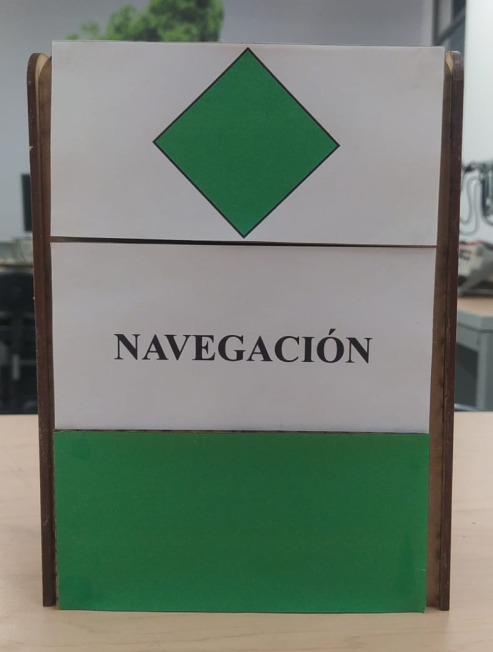
#> input picture Vision/Captura desde 2023-05-31 10-07-03.png, 493 x 652 px
$ python -i Vision_Actualizado.py   (imports and definitions only)
#> lines starting #> are read from the running program, lines starting #| are printed output that depends on the picture; after the words box and inside, x2 and y2 are one past the last pixel; in counts of white or black regions, pixels touching at a corner belong together
#> further down, picture is the input picture: shape (652, 493, 3); mean B, G, R 114.3, 126.3, 114.6
import os
import cv2
import numpy as np
import pytesseract
from PIL import Image
import matplotlib.pyplot as plt
import colorsys

def detecion_contornos(imagen):
    #Etapa de filtrado
    gris = cv2.cvtColor(imagen, cv2.COLOR_BGR2GRAY)
    desenfocado = cv2.GaussianBlur(gris, (5, 5), 0)

    # Aplicar el filtro de umbralización de Otsu
    _, thresh = cv2.threshold(desenfocado, 0, 255, cv2.THRESH_BINARY + cv2.THRESH_OTSU)

    #Deteccion de contornos
    contornos, jerarquia = cv2.findContours(thresh, cv2.RETR_CCOMP, cv2.CHAIN_APPROX_NONE)

    sorted_contours = sorted(contornos, key=cv2.contourArea, reverse=True)

    #contornos encontrados

    # Dibujar los contornos en la imagen
    #cv2.drawContours(regiones_copia, contornos, -1, (0, 0, 0), 2)

    # Mostrar la imagen con los contornos
    #cv2.imshow('Imagen con contornos', regiones_copia)

    return sorted_contours


def draw_rectangles(img):
    # Leer la imagen
    #img = cv2.imread(img_path)

    # Obtener dimensiones de la imagen
    height, width, _ = img.shape
#> height = 652; width = 493

    # Definir los rectángulos
    top_rect = [int(width * 0.15), int(height * 0.06), int(width * 0.7), int(height * 0.32)]
#> top_rect = [73, 39, 345, 208]
    mid_rect = [int(width * 0.15), int(height * 0.4), int(width * 0.7), int(height * 0.22)]
#> mid_rect = [73, 260, 345, 143]
    bot_rect = [int(width * 0.15), int(height * 0.7), int(width * 0.7), int(height * 0.2)]
#> bot_rect = [73, 456, 345, 130]

    # Dibujar los rectángulos
    cv2.rectangle(img, (top_rect[0], top_rect[1]), (top_rect[0] + top_rect[2], top_rect[1] + top_rect[3]), (255, 0, 0), 2)
    cv2.rectangle(img, (mid_rect[0], mid_rect[1]), (mid_rect[0] + mid_rect[2], mid_rect[1] + mid_rect[3]), (0, 255, 0), 2)
    cv2.rectangle(img, (bot_rect[0], bot_rect[1]), (bot_rect[0] + bot_rect[2], bot_rect[1] + bot_rect[3]), (0, 0, 255), 2)
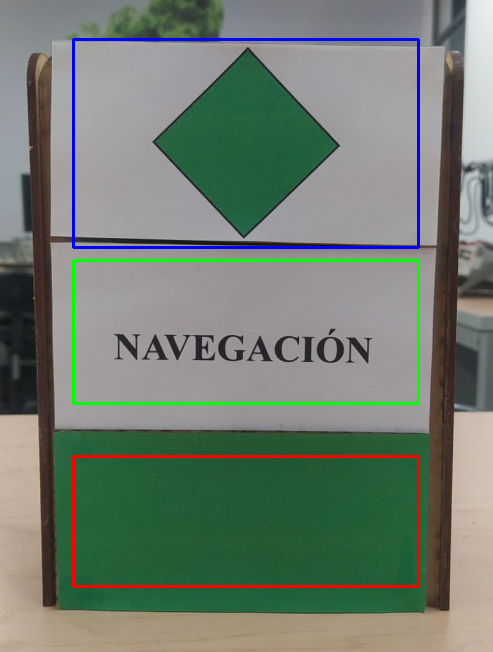
#> img: shape (652, 493, 3); mean B, G, R 113.6, 125, 113.7


     # Recortar y guardar las áreas dentro de los rectángulos
    top_crop = img[top_rect[1]:top_rect[1] + top_rect[3], top_rect[0]:top_rect[0] + top_rect[2]]
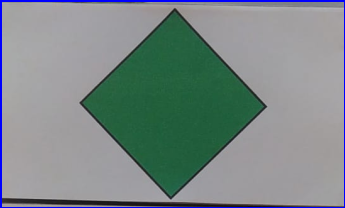
#> top_crop: shape (208, 345, 3); mean B, G, R 135.6, 136.4, 123.4
    mid_crop = img[mid_rect[1]:mid_rect[1] + mid_rect[3], mid_rect[0]:mid_rect[0] + mid_rect[2]]
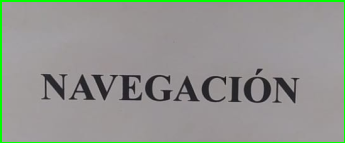
#> mid_crop: shape (143, 345, 3); mean B, G, R 143.2, 149.4, 146.1
    bot_crop = img[bot_rect[1]:bot_rect[1] + bot_rect[3], bot_rect[0]:bot_rect[0] + bot_rect[2]]
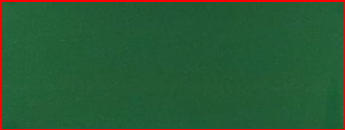
#> bot_crop: shape (130, 345, 3); mean B, G, R 52.7, 89.8, 41.3


    contornos_top = detecion_contornos(top_crop)
#> in detecion_contornos, `gris = cv2.cvtColor(imagen, cv2.COLOR_BGR2GRAY)`:
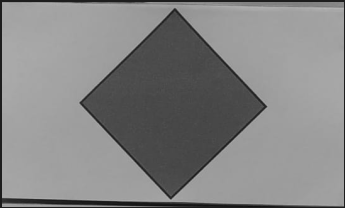
#> gris: shape (208, 345); min 16, max 181, mean 132.4
#> in detecion_contornos, `desenfocado = cv2.GaussianBlur(gris, (5, 5), 0)`:
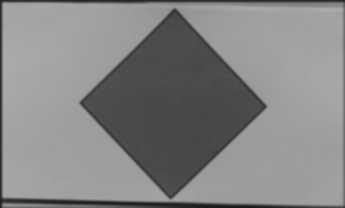
#> desenfocado: shape (208, 345); min 25, max 172, mean 132.7
#> in detecion_contornos, `_, thresh = cv2.threshold(desenfocado, 0, 255, cv2.THRESH_BINARY + cv2..`:
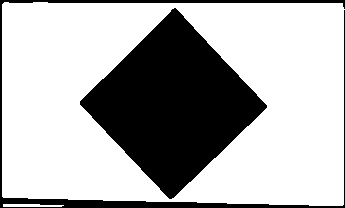
#> thresh: shape (208, 345); 69.7% white; 2 black regions
#> in detecion_contornos, `contornos, jerarquia = cv2.findContours(thresh, cv2.RETR_CCOMP, cv2.CH..`: contornos = 3 contours; box (x1, y1, x2, y2) and area: (2, 2, 345, 206) 67571, (79, 7, 268, 200) 18440, (3, 204, 64, 207) 95; jerarquia = [[1, -1, -1, -1], [-1, 0, 2, -1], [-1, -1, -1, 1]]
#> in detecion_contornos, `sorted_contours = sorted(contornos, key=cv2.contourArea, reverse=True)`: sorted_contours has the same summary as contornos
#> contornos_top has the same summary as contornos in detecion_contornos

    #Top
    # Aproximar contorno para reducir el número de puntos a evaluar

    if len(contornos_top) > 1:
      epsilon = 0.01 * cv2.arcLength(contornos_top[1], True)
#> epsilon = 5.45
      approx = cv2.approxPolyDP(contornos_top[1], epsilon, True)
#> approx = [[175, 7], [267, 107], [169, 199], [79, 101]]
      esquinas = len(approx)
#> esquinas = 4

      if esquinas == 3:
        print("triangulo")
      elif esquinas == 4:
        print("cuadrado")
      elif esquinas == 5:
        print("pentagono")
      elif esquinas == 6:
        print("Hexagono")
      elif esquinas == 7:
        print("Heptagono")
      elif esquinas == 8:
        print("octagono")


    #Mid
    # Aproximar contorno para reducir el número de puntos a evaluar
#> (the run stopped early here; a loop or call above may not have finished)
